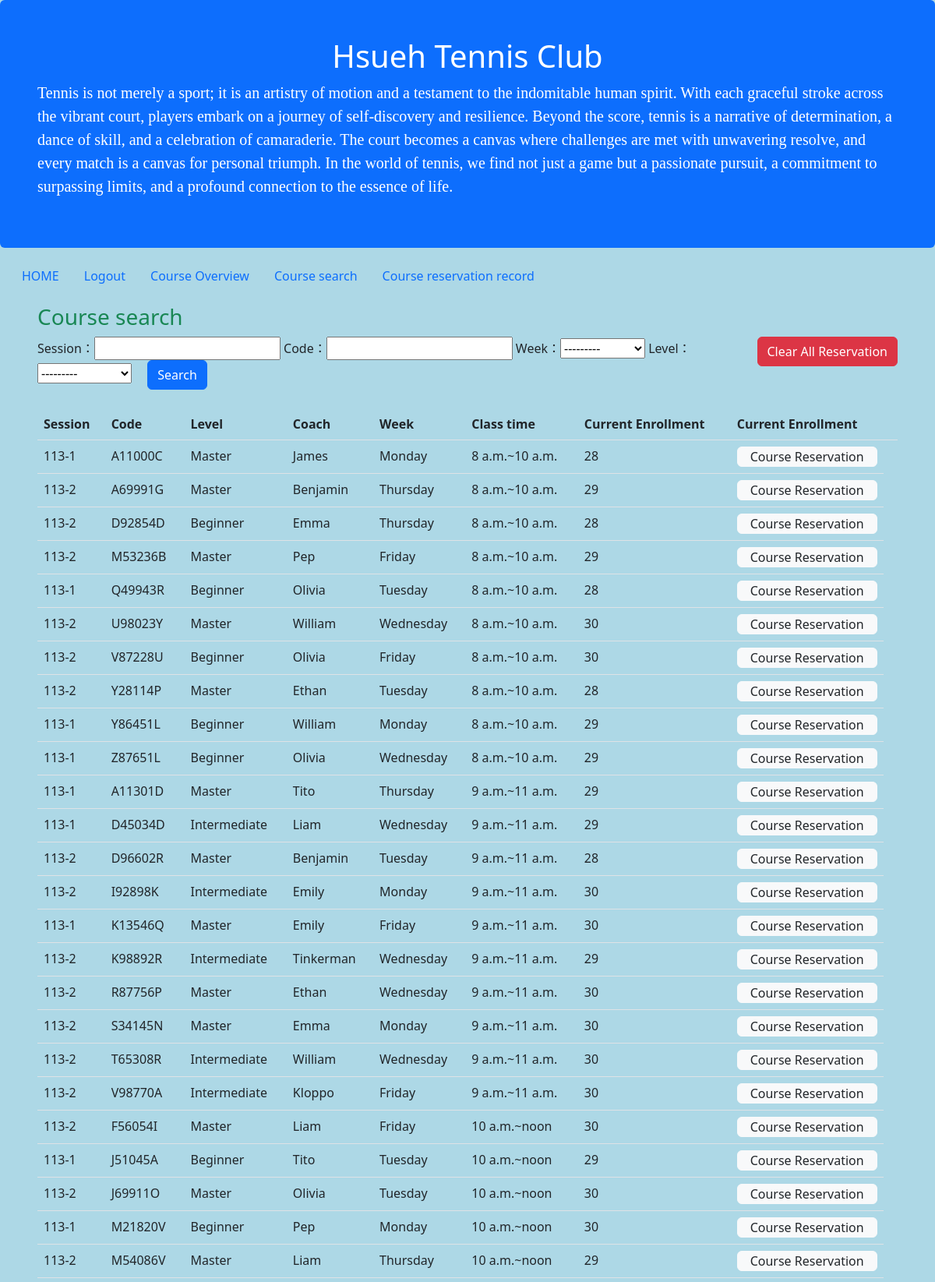
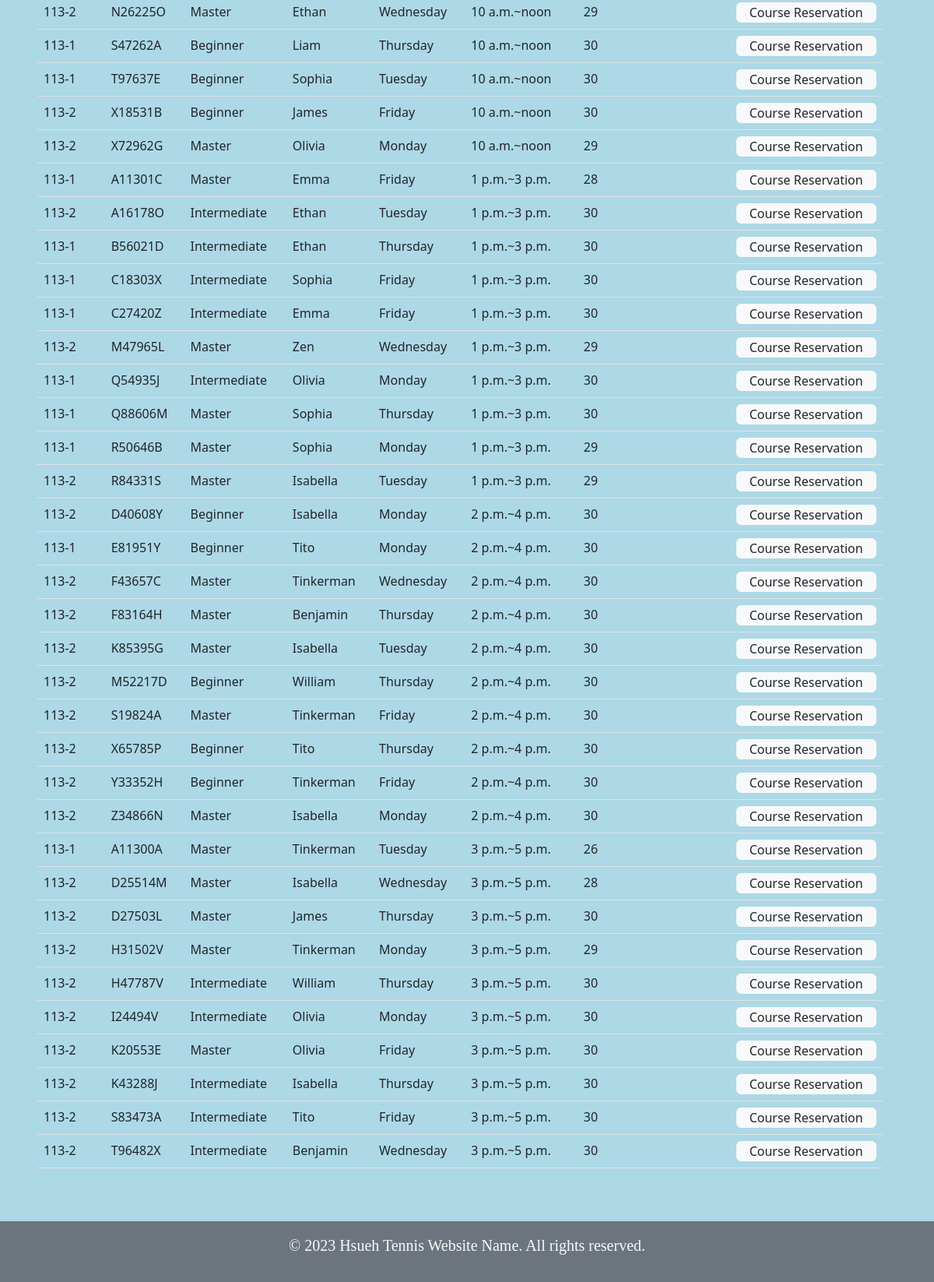
Page /Course_reservation/Course_search/ on the earlier database version (2 pictures, top to bottom).
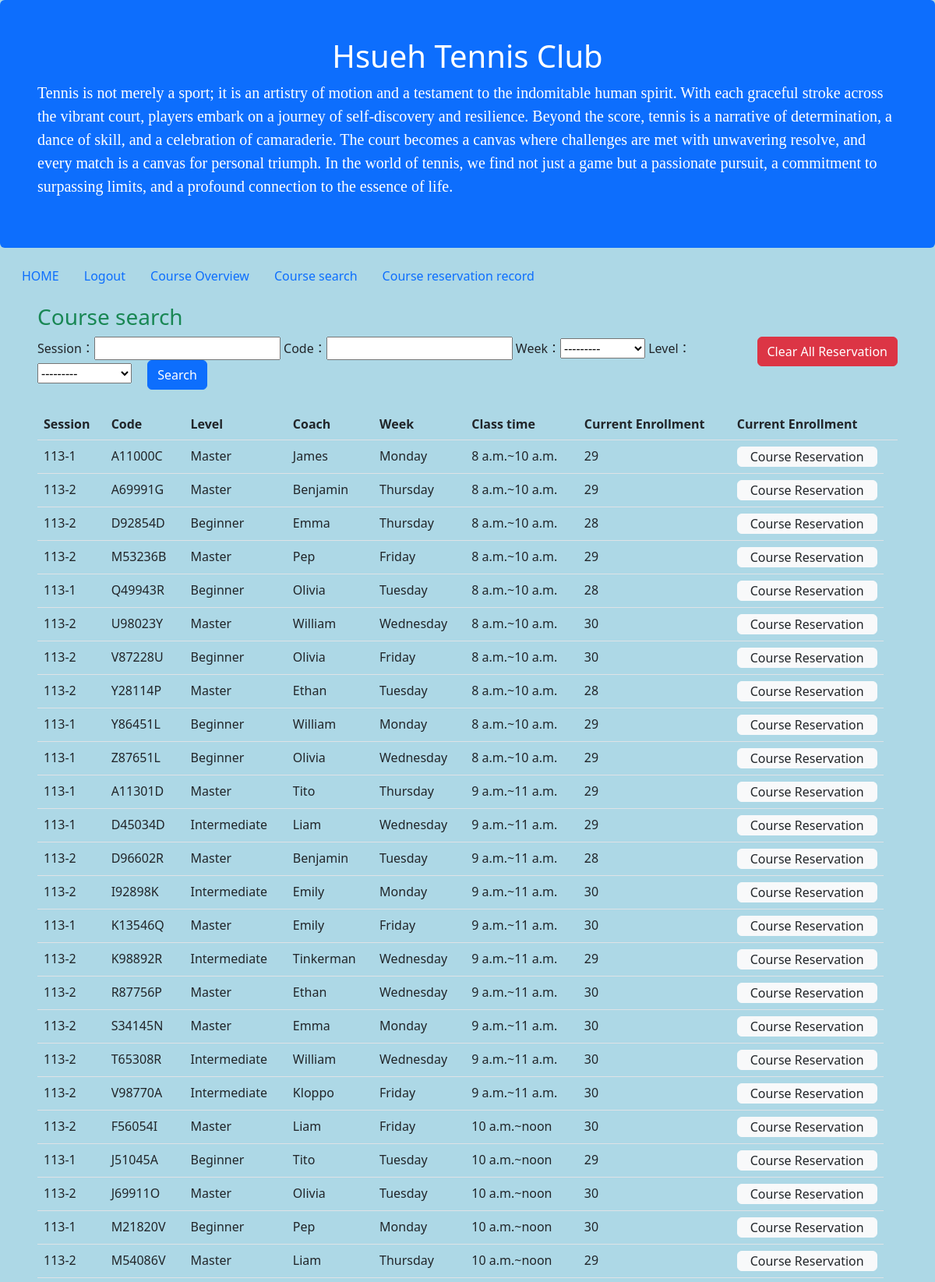
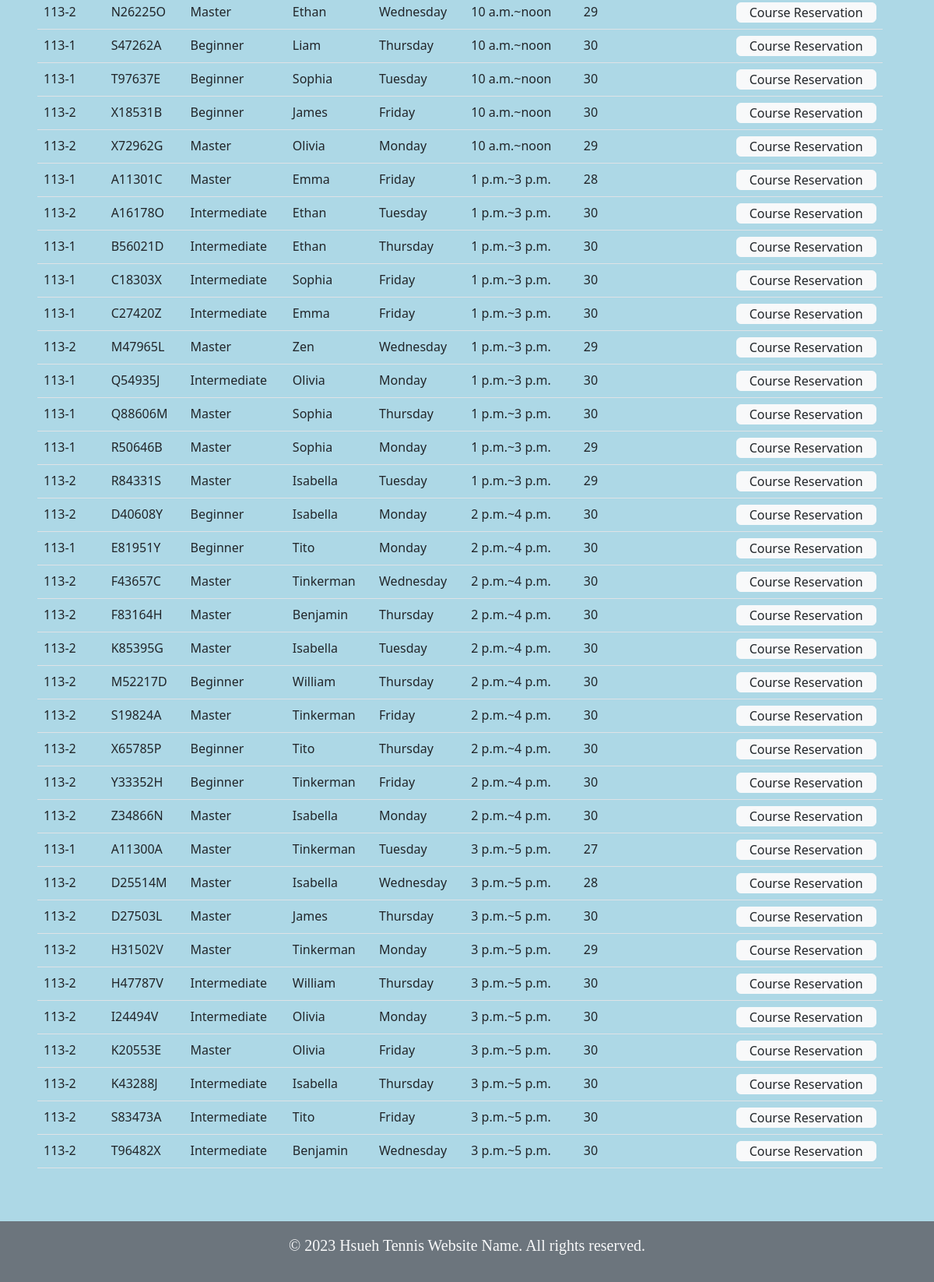
Same page on the later database version (2 pictures, top to bottom).
### Course_reservation/models.py (models this page shows, shortened)
class Course_reservation(models.Model):
    Period = models.CharField(max_length=255,null=True,help_text="期別")
    Course_code = models.CharField(max_length=255,null=True,help_text="課程代碼")
    Time_start = models.DateField(null=True,help_text="開始日期")
    Time_end = models.DateField(null=True,help_text="結束日期")
    week_choices = [
        ('Monday', 'Monday'),
        ('Tuesday', 'Tuesday'),
        ('Wednesday', 'Wednesday'),
        ('Thursday', 'Thursday'),
        ('Friday', 'Friday'),
    ]
    week=models.CharField(max_length=10, choices=week_choices, default='')
    class_time_start=models.TimeField(null=True)
    class_time_end=models.TimeField(null=True)
    Classroom = models.CharField(max_length=255,null=True,help_text="教室")
    Category_choices = [
        ('Beginner', 'Beginner'),
        ('Intermediate', 'Intermediate'),
        ('Master', 'Master'),
    ]
    Category = models.CharField(max_length=255,choices=Category_choices,null=True,help_text="課程等級")
    Coach_name = models.CharField(max_length=255,null=True,help_text="教練名子")
    Full_number_applicants = models.IntegerField(default=26,null=True,help_text="總共可報名的人數")
    Current_number_applicants = models.IntegerField(default=0,null=True,help_text="目前報名人數")
    Class_status_choices = [
        ('Registration Open', 'Registration Open'),#報名中
        (' Registration Closed', ' Registration Closed'),#報名已滿
        ('Cancelled ', 'Cancelled '),#停開
        ('On-site Registration Only', 'On-site Registration Only'),#僅現場報名
    ]
    Class_status = models.CharField(max_length=255,choices=Class_status_choices,null=True,help_text="班級狀態，報名中、報名已滿、停開、僅現場報名")

### Course_reservation/views.py (the view)
# urls.py: path('Course_search/', views.Course_search, name='Course_search'),
def Course_search(request):
    master = master_html(request)
    cls = 'd-none'
    if (request.user.username[:4] == "v7-1"):
        template = loader.get_template('Course_search_v7_1.html')
    elif (request.user.username[:4] == "v7-2"):
        template = loader.get_template('Course_search_v7_2.html')
    else:
        template = loader.get_template('Course_search.html')
    Course_reservation_list = Course_reservation.objects.all()
    Period_list = Course_reservation.objects.values_list('Period', flat=True).distinct()
    Course_code_list = Course_reservation.objects.values_list('Course_code', flat=True).distinct()
    Category_list = Course_reservation.objects.values_list('Category', flat=True).distinct()
    course_reservation_Filter = Course_reservation_Filter(queryset=Course_reservation_list)
    reserved_course_codes = Course_reservation_history.objects.filter(Student_id=request.user.username, State="Appointment Confirmed").values_list('Course_code', flat=True)
    if request.method == "POST":
        course_reservation_Filter = Course_reservation_Filter(request.POST, queryset=Course_reservation_list)
        cls = ''
    context = {
        'Course_reservation_list': Course_reservation_list,
        'course_reservation_Filter': course_reservation_Filter,
        'Period_list': Period_list,
        'Course_code_list': Course_code_list,
        'Category_list': Category_list,
        'master': master,
        'cls':cls,
        'reserved_course_codes': reserved_course_codes,
    }
    return HttpResponse(template.render(context, request))

### Course_reservation/templates/Course_search.html (shortened to what this page needs)
{% extends master %}
{% load my_custom_filters %}
{% block content %}
    <div class="container-fluid p-5 pt-3">
        <h3 class="text-success">Course search</h3>
    <form method="POST" action="{% url 'Course_Clear_check' %}" style="float: right;">
                <button type="submit" class="btn btn-danger ">Clear All Reservation</button>
            </form>
        <form id="searchForm" method='POST'>
            Session：{{ course_reservation_Filter.form.Period }}
            Code：{{ course_reservation_Filter.form.Course_code }}
            Week：{{ course_reservation_Filter.form.week }}
            Level：{{ course_reservation_Filter.form.Category }}
            <input type="submit" id="searchButton" class="ms-3 btn btn-primary" value="Search"/>
        </form>
        <br/>
        <table id="courseTable" class="table" style=" max-width: 1500px">
            <thead>
            <th>Session</th>
            <th>Code</th>
            <th>Level</th>
            <th>Coach</th>
            <th>Week</th>
            <th>Class time</th>
            <th>Current Enrollment</th>
            <th>Current Enrollment</th>
            <th></th>
            </thead>
            <tbody>
            {% for course_reservation in course_reservation_Filter.qs|dictsort:"class_time_start" %}
                <tr  {% if Course_reservation.Course_code in reserved_course_codes %}style="color: crimson"{% endif %} >
                    <td>{{ course_reservation.Period }}</td>
                    <td>{{ course_reservation.Course_code }}</td>
                    <td>{{ course_reservation.Category }}</td>
                    <td>{{ course_reservation.Coach_name }}</td>
                    <td>{{ course_reservation.week }}</td>
                    <td>{{ course_reservation.class_time_start }}~{{ course_reservation.class_time_end }}</td>
                    <td>{{ course_reservation.Current_number_applicants }}</td>
                <td class=""> <a id="{{ course_reservation.Course_code }}_Course_Reservation" class="nav-link btn btn-light"
                href="/Course_reservation/Course_content?code={{ course_reservation.Course_code }}">Course Reservation</a></td>
                </tr>
            {% endfor %}
            </tbody>
        </table>
    </div>
{% endblock %}

### members/templates/master.html (shortened to what this page needs)
<!DOCTYPE html>
<html>
<head>
  <link href="https://cdn.jsdelivr.net/npm/bootstrap@5.2.3/dist/css/bootstrap.min.css" rel="stylesheet">
</head>
{% load static %}
<link rel="stylesheet" href="{% static '/css/club.css' %}">
<link rel="stylesheet" href="{% static '/css/loading.css' %}">
<body>
  <div id="Hsueh Tennis Club" class="p-5 bg-primary text-white rounded">
    <h1>Hsueh Tennis Club</h1>
    <p>Tennis is not merely a sport; it is an artistry of motion and a testament to the indomitable human spirit. With each graceful stroke across the vibrant court, players embark on a journey of self-discovery and resilience. Beyond the score, tennis is a narrative of determination, a dance of skill, and a celebration of camaraderie. The court becomes a canvas where challenges are met with unwavering resolve, and every match is a canvas for personal triumph. In the world of tennis, we find not just a game but a passionate pursuit, a commitment to surpassing limits, and a profound connection to the essence of life.</p>
  </div>
  <div class="container-fluid mt-3">
    <ul class="nav">
      <li class="nav-item">
        <a id="HOME" class="nav-link" href="/main">HOME</a>
      </li>
        <li class="nav-item">
            <a id="Logout"  class="nav-link" href="{% url 'logout' %}">Logout  </a>
        </li>
     <li class="nav-item">
        <a id="Course Overview" class="nav-link" href="/Course_reservation/">Course Overview</a>
      </li>
     <li class="nav-item">
        <a id="Course search" class="nav-link" href="/Course_reservation/Course_search/">Course search</a>
      </li>
        <li class="nav-item">
         <a id="Course reservation record" class="nav-link" href="/Course_reservation/Coursereservation/Course_reservation_result/">Course reservation record</a>
        </li>
    </ul>
  </div>
{% block content %}
{% endblock %}
<footer class="bg-secondary text-light text-center py-3 mt-1">
  <div class="container">
      <p>&copy; 2023 Hsueh Tennis Website Name. All rights reserved.</p>
  </div>
</footer>
</body>
</html>

### static/css/club.css (style rules this page uses)
body { background-color: lightblue; }
h1 { color: white; text-align: center; }
p { font-family: verdana; font-size: 20px; }

Differences in the rows shown:
changed Course_reservation (number 1 of 60 on the later page): Current_number_applicants "28" → "29"
changed Course_reservation (number 51 of 60 on the later page): Current_number_applicants "26" → "27"
